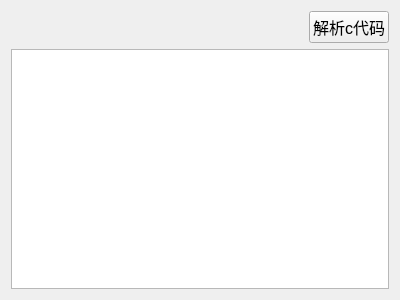
<?xml version="1.0" encoding="UTF-8"?>
<ui version="4.0">
 <class>inForm</class>
 <widget class="QWidget" name="inForm">
  <property name="geometry">
   <rect>
    <x>0</x>
    <y>0</y>
    <width>400</width>
    <height>300</height>
   </rect>
  </property>
  <property name="sizePolicy">
   <sizepolicy hsizetype="Preferred" vsizetype="Preferred">
    <horstretch>160</horstretch>
    <verstretch>120</verstretch>
   </sizepolicy>
  </property>
  <property name="minimumSize">
   <size>
    <width>200</width>
    <height>200</height>
   </size>
  </property>
  <property name="font">
   <font>
    <pointsize>12</pointsize>
   </font>
  </property>
  <property name="windowTitle">
   <string>import</string>
  </property>
  <layout class="QVBoxLayout" name="verticalLayout">
   <item>
    <layout class="QHBoxLayout" name="horizontalLayout">
     <item>
      <spacer name="horizontalSpacer">
       <property name="orientation">
        <enum>Qt::Horizontal</enum>
       </property>
       <property name="sizeHint" stdset="0">
        <size>
         <width>40</width>
         <height>20</height>
        </size>
       </property>
      </spacer>
     </item>
     <item>
      <widget class="QPushButton" name="cButton">
       <property name="sizePolicy">
        <sizepolicy hsizetype="Preferred" vsizetype="Fixed">
         <horstretch>0</horstretch>
         <verstretch>0</verstretch>
        </sizepolicy>
       </property>
       <property name="text">
        <string>解析c代码</string>
       </property>
      </widget>
     </item>
    </layout>
   </item>
   <item>
    <widget class="QPlainTextEdit" name="plainTextEdit"/>
   </item>
  </layout>
 </widget>
 <resources/>
 <connections/>
</ui>
